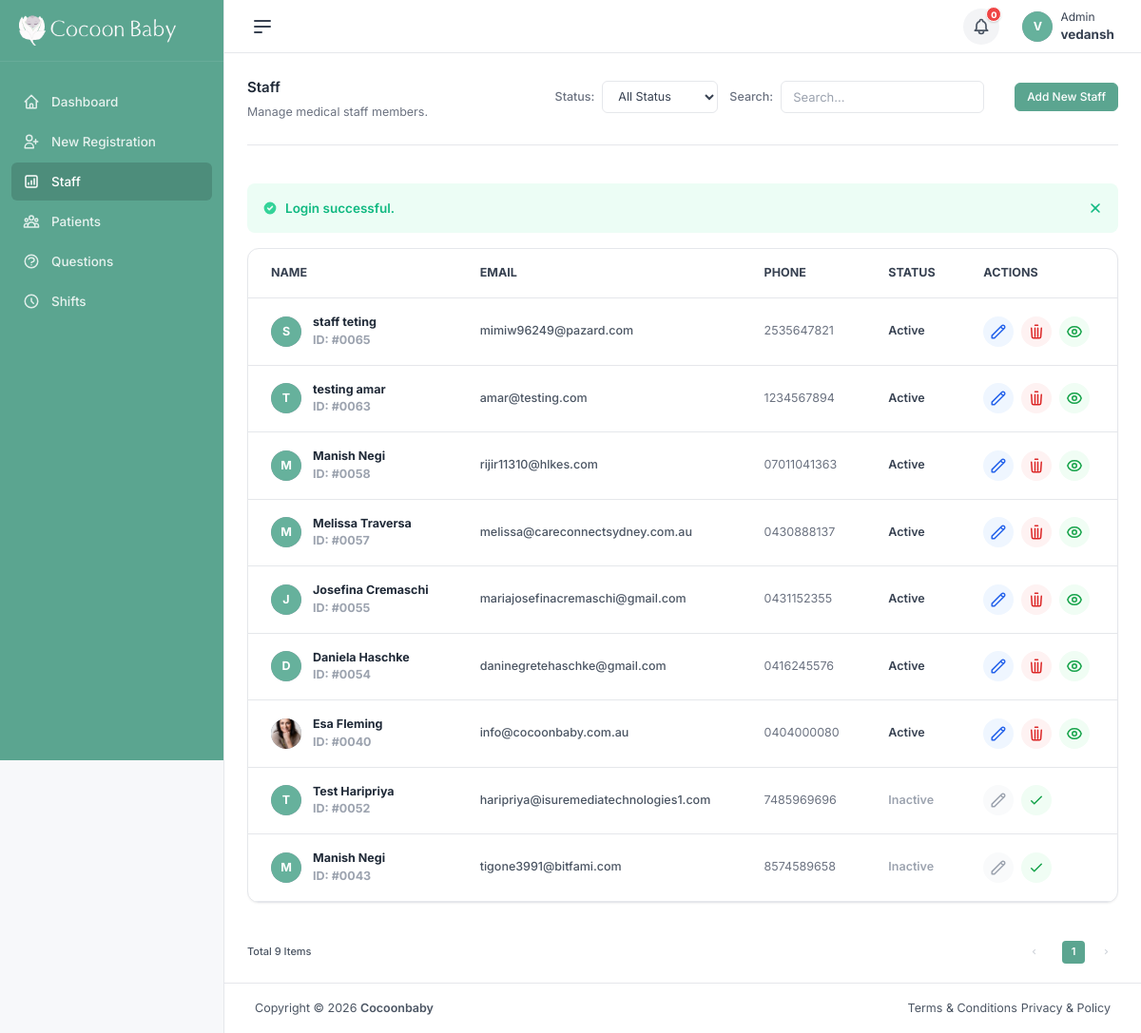
Page /staff.php (signed in) on the committed database.
### tables this page shows
CREATE TABLE `users` (
  `id` int(11) NOT NULL AUTO_INCREMENT,
  `username` varchar(100) NOT NULL,
  `email` varchar(150) NOT NULL,
  `phone` varchar(20) DEFAULT NULL,
  `profile_url` varchar(255) DEFAULT NULL,
  `password` char(32) NOT NULL,
  `reset_token` varchar(64) DEFAULT NULL,
  `token_expiry` datetime DEFAULT NULL,
  `role` enum('admin','staff','patient') DEFAULT 'patient',
  `shift_id` int(11) DEFAULT NULL,
  `status` enum('active','inactive','pending') NOT NULL DEFAULT 'pending',
  `created_at` timestamp NOT NULL DEFAULT current_timestamp(),
  `updated_at` timestamp NULL DEFAULT NULL,
  PRIMARY KEY (`id`),
  UNIQUE KEY `email` (`email`),
  KEY `fk_user_shift` (`shift_id`),
  CONSTRAINT `fk_user_shift` FOREIGN KEY (`shift_id`) REFERENCES `note_types` (`id`) ON DELETE SET NULL
);

### staff.php (the view, shortened to what the rows shown need)
<?php
include './views/layouts/head.php';
require_once './config/database.php';
require_once './controllers/StaffController.php';
$controller = new StaffController($pdo);
$page = isset($_GET['page']) && is_numeric($_GET['page']) ? (int)$_GET['page'] : 1;
$search = isset($_GET['search']) ? trim($_GET['search']) : '';
$statusFilter = isset($_GET['status']) ? trim($_GET['status']) : '';
$limit = 10;
if ($_SESSION['user']['role'] === 'admin') {
    $result = $controller->getStaff($page, $limit, $search, $statusFilter);
    $items = $result['staff'];
} else {
    $result = $controller->getAssignedPatients($_SESSION['user']['id'], $page, $limit, $search, $statusFilter);
    $items = $result['patients'];
    $totalItems = $result['totalPatients'];
}
?>
<div id="root">
    <div class="app-layout-modern flex flex-auto flex-col">
        <div class="flex flex-auto min-w-0">
            <div class="flex flex-col flex-auto min-h-screen min-w-0 relative w-full bg-white border-l border-gray-200 dark:border-gray-700">
                <?php include './views/layouts/header.php'; ?>
                <div class="h-full flex flex-auto flex-col justify-between">
                    <main class="h-full">
                        <div class="page-container relative h-full flex flex-auto flex-col px-4 sm:px-6 md:px-8 py-4 sm:py-6">
                            <div class="container mx-auto">
                                <div class="bg-white shadow-sm rounded-xl border border-gray-200 overflow-hidden">
                                    <div class="table-container overflow-x-auto">
                                        <table id="data-table" class="w-full text-left">
                                            <thead>
                                                <tr class="bg-gray-50/50 border-b border-gray-200">
                                                    <th class="px-6 py-4 font-bold text-gray-700 uppercase tracking-wider text-[11px] text-left">Name</th>
                                                    <th class="px-6 py-4 font-bold text-gray-700 uppercase tracking-wider text-[11px] text-left">Email</th>
                                                    <th class="px-6 py-4 font-bold text-gray-700 uppercase tracking-wider text-[11px] text-left">Phone</th>
                                                    <th class="px-6 py-4 font-bold text-gray-700 uppercase tracking-wider text-[11px] text-left">Status</th>
                                                    <th class="px-6 py-4 font-bold text-gray-700 uppercase tracking-wider text-[11px] text-left">Actions</th>
                                                </tr>
                                            </thead>
                                            <tbody>
                                                <?php if (empty($items)): ?>
                                                    <tr><td colspan="<?= $_SESSION['user']['role'] === 'admin' ? 5 : 4 ?>" class="text-center p-12 text-gray-400 font-medium">No <?= $_SESSION['user']['role'] === 'admin' ? 'staff' : 'patients' ?> found.</td></tr>
                                                <?php else: ?>
                                                    <?php foreach ($items as $item): ?>
                                                        <tr class="border-b border-gray-100 hover:bg-gray-50/80 transition-all duration-200 group"
                                                            data-id="<?= isset($item['id']) ? htmlspecialchars($item['id'], ENT_QUOTES, 'UTF-8') : '' ?>">
                                                            <td class="px-6 py-4">
                                                                <div class="flex items-center">
                                                                    <?= renderAvatar($item['profile_url'], $item['username'], 'w-[32px] h-[32px]', 'text-xs') ?>
                                                                    <div class="ml-3">
                                                                        <span class="font-bold text-gray-800 block leading-tight">
                                                                            <?= isset($item['username']) && $item['username'] !== null ? htmlspecialchars($item['username'], ENT_QUOTES, 'UTF-8') : 'N/A' ?>
                                                                        </span>
                                                                        <span class="text-[11px] text-gray-400 font-bold uppercase tracking-tighter">ID: #<?= str_pad($item['id'] ?? '0', 4, '0', STR_PAD_LEFT) ?></span>
                                                                    </div>
                                                                </div>
                                                            </td>
                                                            <td class="px-6 py-4">
                                                                <span class="text-[13px] text-gray-600 font-medium"><?= isset($item['email']) && $item['email'] !== null ? htmlspecialchars($item['email'], ENT_QUOTES, 'UTF-8') : 'N/A' ?></span>
                                                            </td>
                                                            <td class="px-6 py-4">
                                                                <span class="text-[13px] text-gray-500"><?= isset($item['phone']) && $item['phone'] !== null ? htmlspecialchars($item['phone'], ENT_QUOTES, 'UTF-8') : 'N/A' ?></span>
                                                            </td>
                                                            <td class="px-6 py-4">
                                                                <div class="flex items-center">
                                                                    <span class="ml-2.5 text-[13px] font-semibold tracking-tight <?= isset($item['status']) && $item['status'] === 'active' ? 'text-gray-700' : 'text-gray-400' ?>">
                                                                        <?= isset($item['status']) && $item['status'] !== null ? ucfirst(htmlspecialchars($item['status'], ENT_QUOTES, 'UTF-8')) : 'N/A' ?>
                                                                    </span>
                                                                </div>
                                                            </td>
                                                            <td class="px-6 py-4">
                                                                <div class="flex items-center space-x-2 opacity-0 group-hover:opacity-100 transition-opacity duration-200">
                                                                    <?php if (isset($item['status']) && $item['status'] === 'active'): ?>
                                                                        <a href="edit_staff.php?id=<?= isset($item['id']) ? htmlspecialchars($item['id'], ENT_QUOTES, 'UTF-8') : '' ?>&action=edit" class="action-btn action-btn-blue" onclick="event.stopPropagation();" title="Edit staff">
                                                                            <svg xmlns="http://www.w3.org/2000/svg" fill="none" viewBox="0 0 24 24" stroke="currentColor">
                                                                                <path stroke-linecap="round" stroke-linejoin="round" stroke-width="2" d="M15.232 5.232l3.536 3.536m-2.036-5.036a2.5 2.5 0 113.536 3.536L6.5 21.036H3v-3.572L16.732 3.732z" />
                                                                            </svg>
                                                                        </a>
                                                                        <button type="button" class="action-btn action-btn-red" data-bs-toggle="modal" data-bs-target="#deletestaff" data-entity-id="<?= isset($item['id']) ? htmlspecialchars($item['id'], ENT_QUOTES, 'UTF-8') : '' ?>" data-entity-text="<?= isset($item['username']) && $item['username'] !== null ? htmlspecialchars($item['username'], ENT_QUOTES, 'UTF-8') : 'N/A' ?>" data-entity-status="<?= isset($item['status']) && $item['status'] !== null ? htmlspecialchars($item['status'], ENT_QUOTES, 'UTF-8') : 'N/A' ?>" onclick="event.stopPropagation();" title="Delete staff">
                                                                            <svg xmlns="http://www.w3.org/2000/svg" fill="none" viewBox="0 0 24 24" stroke="currentColor">
                                                                                <path stroke-linecap="round" stroke-linejoin="round" stroke-width="2" d="M19 7l-.867 12.142A2 2 0 0116.138 21H7.862a2 2 0 01-1.995-1.858L5 7m5-4h4m-4 4v12m4-12v12" />
                                                                            </svg>
                                                                        </button>
                                                                        <a href="view_staff.php?id=<?= isset($item['id']) ? htmlspecialchars($item['id'], ENT_QUOTES, 'UTF-8') : '' ?>" class="action-btn action-btn-green" onclick="event.stopPropagation();" title="View staff">
                                                                        </a>
                                                                    <?php elseif (isset($item['status']) && $item['status'] === 'inactive'): ?>
                                                                        <span class="action-btn action-btn-disabled" title="Edit disabled for inactive staff">
                                                                            <svg xmlns="http://www.w3.org/2000/svg" fill="none" viewBox="0 0 24 24" stroke="currentColor">
                                                                                <path stroke-linecap="round" stroke-linejoin="round" stroke-width="2" d="M15.232 5.232l3.536 3.536m-2.036-5.036a2.5 2.5 0 113.536 3.536L6.5 21.036H3v-3.572L16.732 3.732z" />
                                                                            </svg>
                                                                        </span>
                                                                        <button type="button" class="action-btn action-btn-green" data-bs-toggle="modal" data-bs-target="#activatestaff" data-entity-id="<?= isset($item['id']) ? htmlspecialchars($item['id'], ENT_QUOTES, 'UTF-8') : '' ?>" data-entity-text="<?= isset($item['username']) && $item['username'] !== null ? htmlspecialchars($item['username'], ENT_QUOTES, 'UTF-8') : 'N/A' ?>" data-entity-status="<?= isset($item['status']) && $item['status'] !== null ? htmlspecialchars($item['status'], ENT_QUOTES, 'UTF-8') : 'N/A' ?>" onclick="event.stopPropagation();" title="Activate staff">
                                                                            <svg xmlns="http://www.w3.org/2000/svg" fill="none" viewBox="0 0 24 24" stroke="currentColor">
                                                                                <path stroke-linecap="round" stroke-linejoin="round" stroke-width="2" d="M5 13l4 4L19 7" />
                                                                            </svg>
                                                                        </button>
                                                                    <?php endif; ?>
                                                                </div>
                                                            </td>
                                                        </tr>
                                                    <?php endforeach; ?>
                                                <?php endif; ?>
                                            </tbody>
                                        </table>
                                    </div>
                                </div>
                            </div>
                        </div>
                    </main>
                    <?php
                    include './views/layouts/footer.php';
                    ?>

### views/layouts/header.php (shortened to what the rows shown need)
<?php
try {
    require_once './config/database.php';
    $user = null;
    if (isset($_SESSION['user']) && is_array($_SESSION['user']) && isset($_SESSION['user']['id']) && is_numeric($_SESSION['user']['id']) && $_SESSION['user']['id'] > 0) {
        $stmt = $pdo->prepare("SELECT username, email, profile_url, role FROM users WHERE id = :id");
        $stmt->execute(['id' => $_SESSION['user']['id']]);
        $userData = $stmt->fetch(PDO::FETCH_ASSOC);
        if ($userData) {
            $user = [
                'username' => $userData['username'],
                'email' => $userData['email'],
                'profile_url' => $userData['profile_url'] ?: 'public/img/avatars/default.jpg',
                'role' => $userData['role'] ?: 'user',
                'logout_url' => './auth/logout.php'
            ];
        }
    }
} catch (PDOException $e) {
    error_log("Database error: " . $e->getMessage());
    $user = null;
}
?>
<?php
if (!function_exists('renderAvatar')) {
    function renderAvatar($url, $name, $sizeClass = 'w-[32px]', $textSizeClass = 'text-sm') {
        $initial = !empty($name) ? strtoupper(substr($name, 0, 1)) : '?';
        $sizeStyle = "";
        if (preg_match('/w-\[(\d+px)\]/', $sizeClass, $matches)) {
            $size = $matches[1];
            $sizeStyle = "width: $size; height: $size; line-height: $size;";
        }
        $onError = "this.style.display='none'; if(this.nextElementSibling) this.nextElementSibling.style.display='flex';";
        $html = '<span class="avatar avatar-circle ' . $sizeClass . '" style="min-width: unset; flex-shrink: 0; display: inline-flex; align-items: center; justify-content: center; ' . $sizeStyle . '">';
        if (!empty($url)) {
            $html .= '<img class="avatar-img avatar-circle" src="' . htmlspecialchars($url, ENT_QUOTES, 'UTF-8') . '" loading="lazy" alt="Avatar" onerror="' . $onError . '" style="width: 100%; height: 100%; object-fit: cover; border-radius: 50%;">';
            $html .= '<div class="avatar-letter ' . $textSizeClass . '" style="display:none; width: 100%; height: 100%;">' . htmlspecialchars($initial) . '</div>';
        } else {
            $html .= '<div class="avatar-letter ' . $textSizeClass . '" style="width: 100%; height: 100%;">' . htmlspecialchars($initial) . '</div>';
        }
        $html .= '</span>';
        return $html;
    }
}
?>
    <div id="main-content" class="content-hidden">
        <header class="header border-b border-gray-200 dark:border-gray-700">
    <div class="header-wrapper h-16">
        <div class="header-action header-action-end">
            <?php if ($user):  ?>
                <div class="dropdown">
                    <div class="dropdown-toggle" id="user-dropdown" data-bs-toggle="dropdown">
                        <div class="header-action-item flex items-center gap-2">
                            <?php echo renderAvatar($user['profile_url'], $user['username'], 'w-[32px]'); ?>
                            <div class="hidden md:block">
                                <div class="text-xs capitalize"><?php echo htmlspecialchars($user['role'], ENT_QUOTES, 'UTF-8'); ?></div>
                                <div class="font-bold"><?php echo htmlspecialchars($user['username'], ENT_QUOTES, 'UTF-8'); ?></div>
                            </div>
                        </div>
                    </div>
                </div>
            <?php endif; ?>
        </div>
    </div>
</header>
    </div>

### rows in the picture
users: username "V", role "Admin", username "vedansh"
users: username "S", username "staff teting", id "0065", email "mimiw96249@pazard.com", phone "2535647821", status "Active"
users: username "T", username "testing amar", id "0063", email "amar@testing.com", phone "1234567894", status "Active"
users: username "M", username "Manish Negi", id "0058", email "rijir11310@hlkes.com", phone "07011041363", status "Active"
users: username "M", username "Melissa Traversa", id "0057", email "melissa@careconnectsydney.com.au", phone "0430888137", status "Active"
users: username "J", username "Josefina Cremaschi", id "0055", email "mariajosefinacremaschi@gmail.com", phone "0431152355", status "Active"
users: username "D", username "Daniela Haschke", id "0054", email "daninegretehaschke@gmail.com", phone "0416245576", status "Active"
users: profile_url (picture), username "Esa Fleming", id "0040", email "info@cocoonbaby.com.au", phone "0404000080", status "Active"
users: username "T", username "Test Haripriya", id "0052", email "haripriya@isuremediatechnologies1.com", phone "7485969696", status "Inactive"
users: username "M", username "Manish Negi", id "0043", email "tigone3991@bitfami.com", phone "8574589658", status "Inactive"

### other values in the picture
$page_title "Staff"
$message "Login successful."
$totalItems "9"
